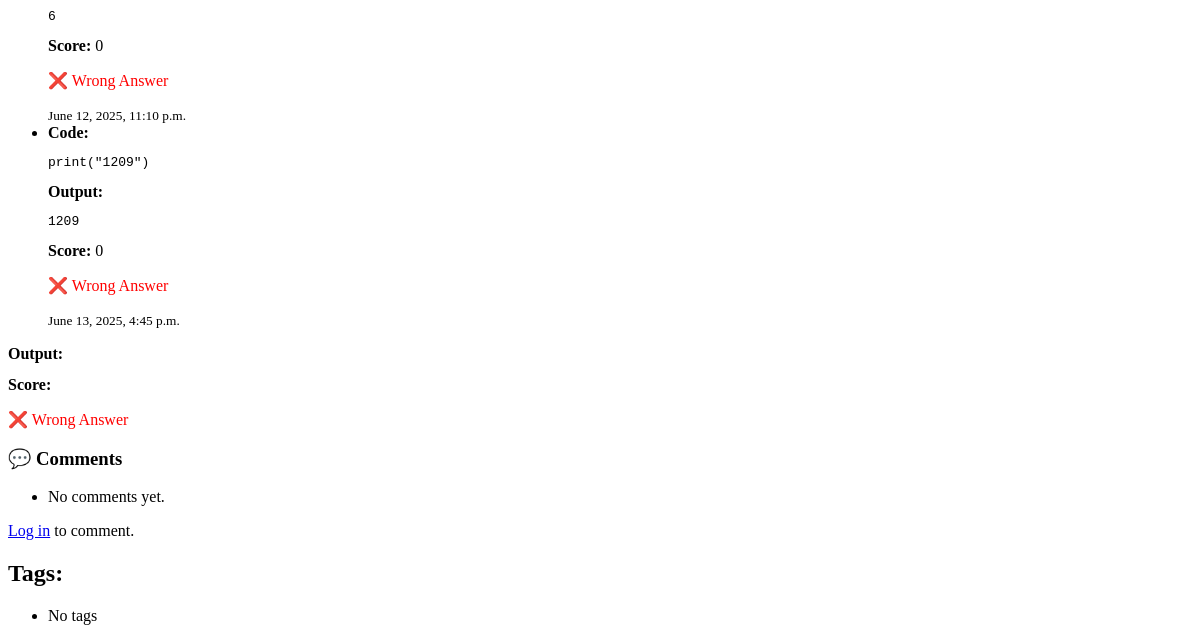
/question/2/ (lower part), run on an earlier commit of the app's database.
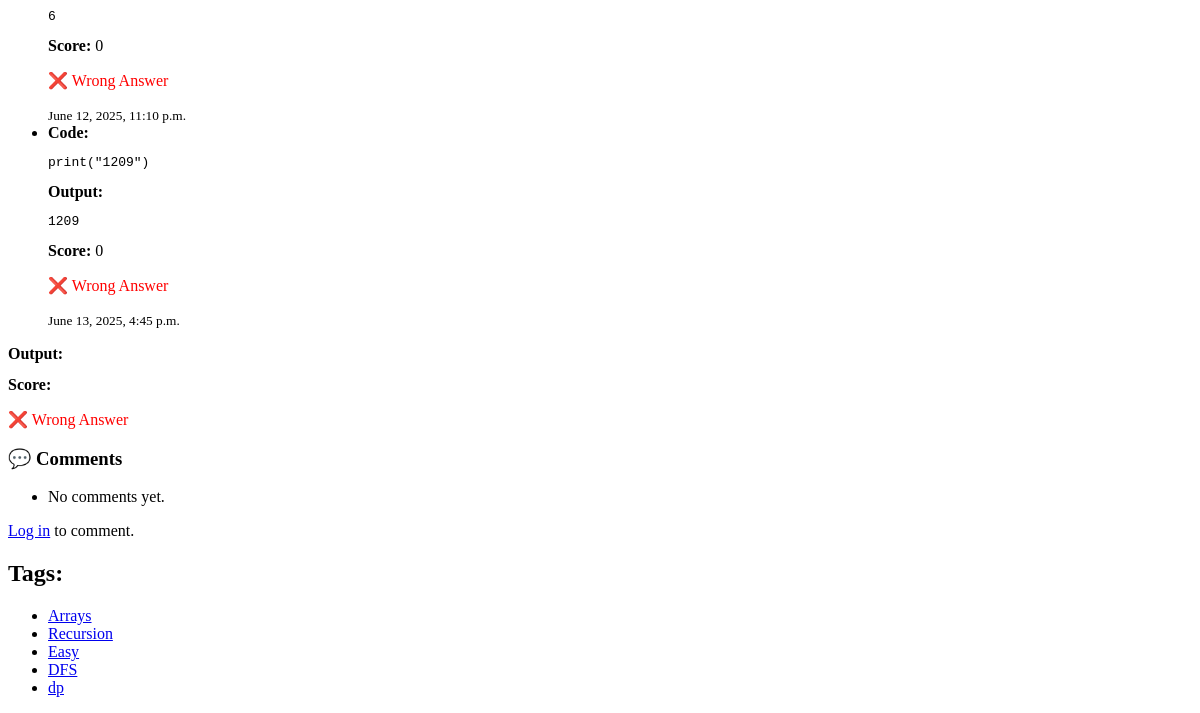
And on a later commit of the database.
### core/models.py (models this page shows, shortened)
class Submission(models.Model):
    user = models.ForeignKey(User, on_delete=models.CASCADE)
    question = models.ForeignKey(Question, on_delete=models.CASCADE)
    code = models.TextField()
    language = models.CharField(max_length=30)
    result = models.TextField(blank=True, null=True)
    score = models.IntegerField(default=0)
    submitted_at = models.DateTimeField(auto_now_add=True)

class Tag(models.Model):
    name = models.CharField(max_length=50, unique=True)

### core/views.py (the view, shortened to what this page needs)
# urls.py: path('question/<int:question_id>/', views.question_detail, name='question_detail'),
def question_detail(request, question_id):
    question = get_object_or_404(Question, id=question_id)
    output = ''
    is_correct = None
    expected_output = question.expected_output.strip()
    if request.method == 'POST':
        form = SubmissionForm(request.POST)
        if form.is_valid():
            submission = form.save(commit=False)
            submission.question = question
            if request.user.is_authenticated:
                submission.user = request.user
            else:
                submission.user = User.objects.first()  # fallback for dev
            f = io.StringIO()
            try:
                with redirect_stdout(f):
                    exec(submission.code, {})
                output = f.getvalue().strip()
            except Exception as e:
                output = str(e).strip()
            submission.result = output[:1000]  # Limit output to 1000 characters
            if output == expected_output:
                submission.score = 100  # full score
                is_correct = True
            else:
                submission.score = 0  # wrong answer
                is_correct = False
            submission.save()
    else:
        form = SubmissionForm()
        form = SubmissionForm()
    comment_form = CommentForm()
    comments = question.comments.order_by('-created_at')
    return render(request, 'core/question_detail.html', {
        'question': question,
        'form': form,
        'output': output,
        'expected_output': expected_output,
        'is_correct': is_correct
    })

### core/templates/core/question_detail.html (shortened to what this page needs)
<!DOCTYPE html>
<html>
<head>
</head>
<body>
    <br>
    {% if question.submission_set.all %}
        <ul>
    {% for submission in question.submission_set.all %}
        <li>
            <strong>Code:</strong>
            <pre>{{ submission.code }}</pre>
            <strong>Output:</strong>
            <pre>{{ submission.result }}</pre>
            <strong>Score:</strong> {{ submission.score }}
            {% if submission.score == 100 %}
                <p style="color:green;">✅ Accepted</p>
            {% else %}
                <p style="color:red;">❌ Wrong Answer</p>
            {% endif %}
            <small>{{ submission.submitted_at }}</small>
        </li>
    {% endfor %}
        </ul>
    {% endif %}
    <strong>Output:</strong>
<strong>Score:</strong> {{ submission.score }}
{% if submission.score == 100 %}
    <p style="color: green;">✅ Accepted</p>
{% else %}
    <p style="color: red;">❌ Wrong Answer</p>
{% endif %}
<h3>💬 Comments</h3>
<ul>
    {% for comment in comments %}
        <li><strong>{{ comment.user.username }}</strong> ({{ comment.created_at|date:"M d, H:i" }}): {{ comment.text }}</li>
    {% empty %}
        <li>No comments yet.</li>
    {% endfor %}
</ul>
{% if user.is_authenticated %}
<form method="POST">
    {% csrf_token %}
    {{ comment_form.as_p }}
    <button type="submit" name="submit_comment">Post Comment</button>
</form>
{% else %}
<p><a href="{% url 'login' %}">Log in</a> to comment.</p>
{% endif %}
<h2>Tags:</h2>
<ul>
  {% for tag in question.tags.all %}
    <li><a href="{% url 'questions_by_tag' tag.id %}">{{ tag.name }}</a></li>
  {% empty %}
    <li>No tags</li>
  {% endfor %}
</ul>
</body>
</html>

What changed in the data, as far as the page shows it:
added Tag: name "Arrays"
added Tag: name "Recursion"
added Tag: name "Easy"
added Tag: name "DFS"
added Tag: name "dp"
Also different on the page:
text no longer shown: "No tags"
